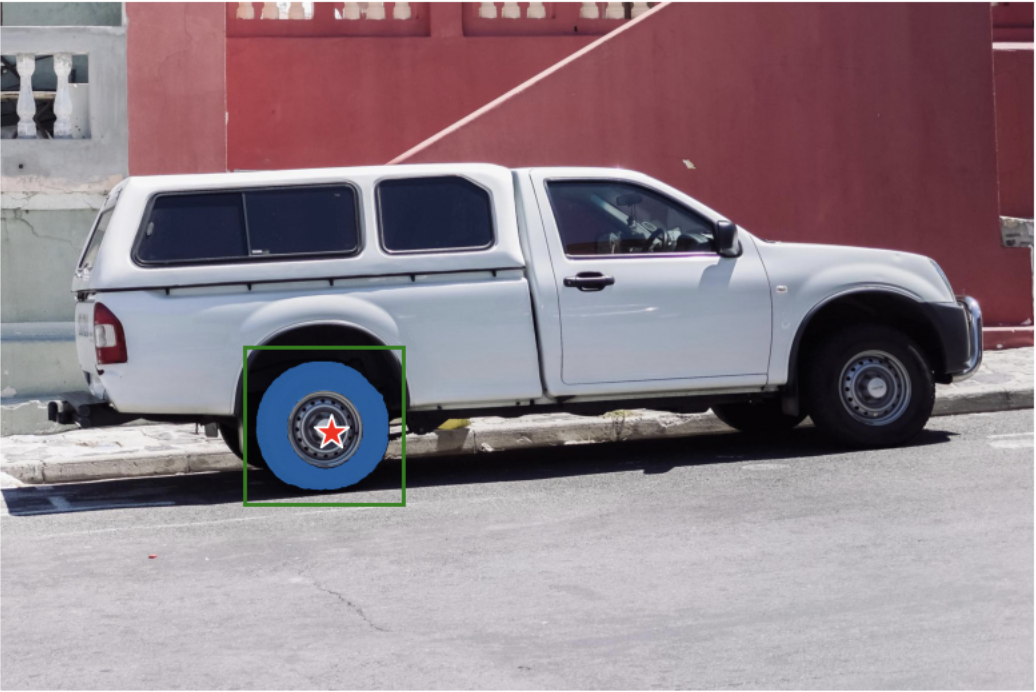
#> input picture SAM/assets/notebook1.png, 1036 x 692 px
$ python -i process_image.py   (imports and definitions only)   (older library calls are emulated)
#> lines starting #> are read from the running program, lines starting #| are printed output that depends on the picture
#> further down, picture is the input picture: shape (692, 1036, 3); mean B, G, R 136.9, 129.1, 144
from PIL import Image, ImageEnhance, ImageFilter, ImageOps
import numpy as np
from rembg import remove
import cv2
from typing import Tuple
from scipy import fftpack

# [52 lines left out: functions scale_brightness, scale_contrast, scale_blurness, scale_sharpness, convert_to_grayscale, convert_to_negative and 2 more, not called in this run]


def denoise_gaussian(image: np.ndarray) -> np.ndarray:
    image = cv2.GaussianBlur(image, (5,5), 0)
    return image


def edge_sobel(image: np.ndarray, scale = 1, delta = 0, ddepth = cv2.CV_16S) -> np.ndarray:
#> called with scale = 1, delta = 0, ddepth = 3
    src = cv2.GaussianBlur(image, (3, 3), 0)
    gray = cv2.cvtColor(src, cv2.COLOR_BGR2GRAY)
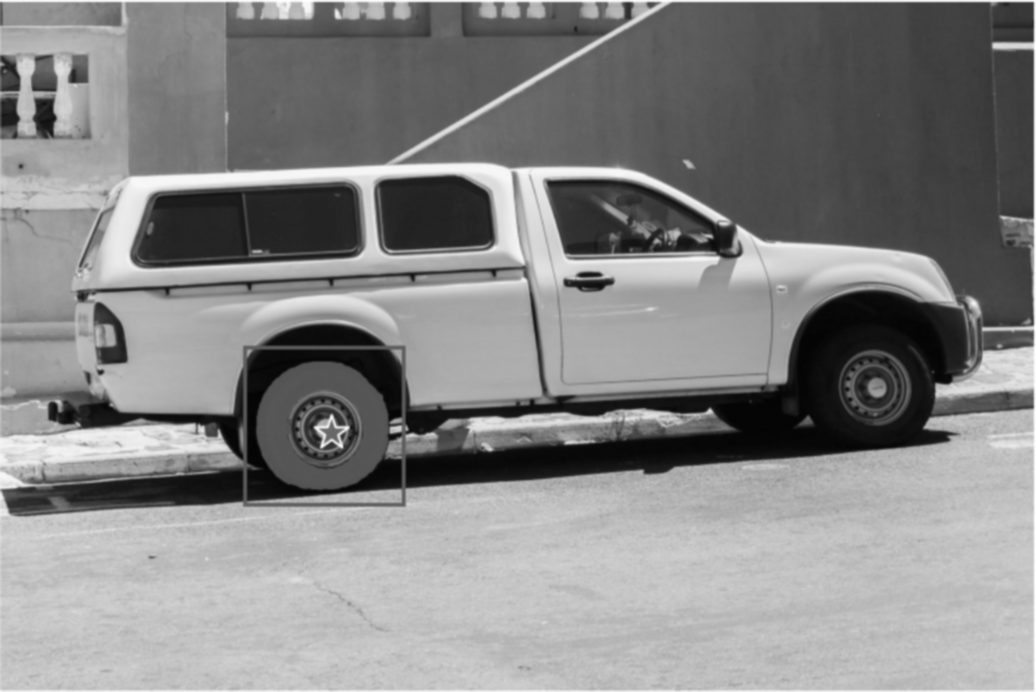
#> gray: shape (692, 1036); min 3, max 255, mean 134.5
    grad_x = cv2.Sobel(gray, ddepth, 1, 0, ksize=3, scale=scale, delta=delta, borderType=cv2.BORDER_DEFAULT)
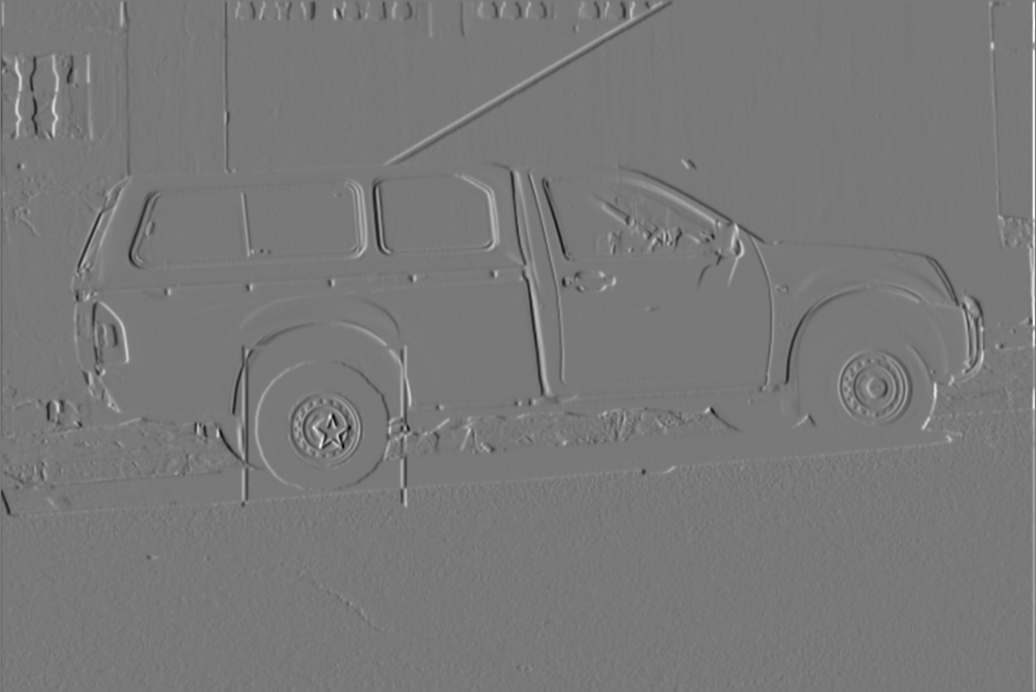
#> grad_x: shape (692, 1036) int16; min -543, max 600, mean 0.5; drawn with min black and max white
    grad_y = cv2.Sobel(gray, ddepth, 0, 1, ksize=3, scale=scale, delta=delta, borderType=cv2.BORDER_DEFAULT)
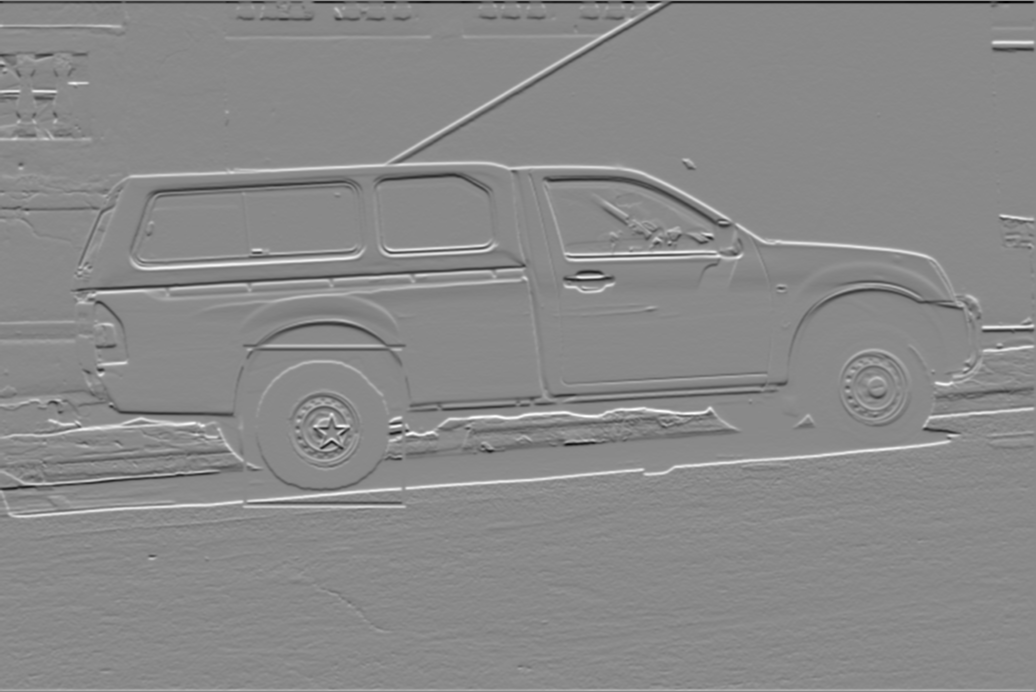
#> grad_y: shape (692, 1036) int16; min -604, max 515, mean 0; drawn with min black and max white
    abs_grad_x = cv2.convertScaleAbs(grad_x)
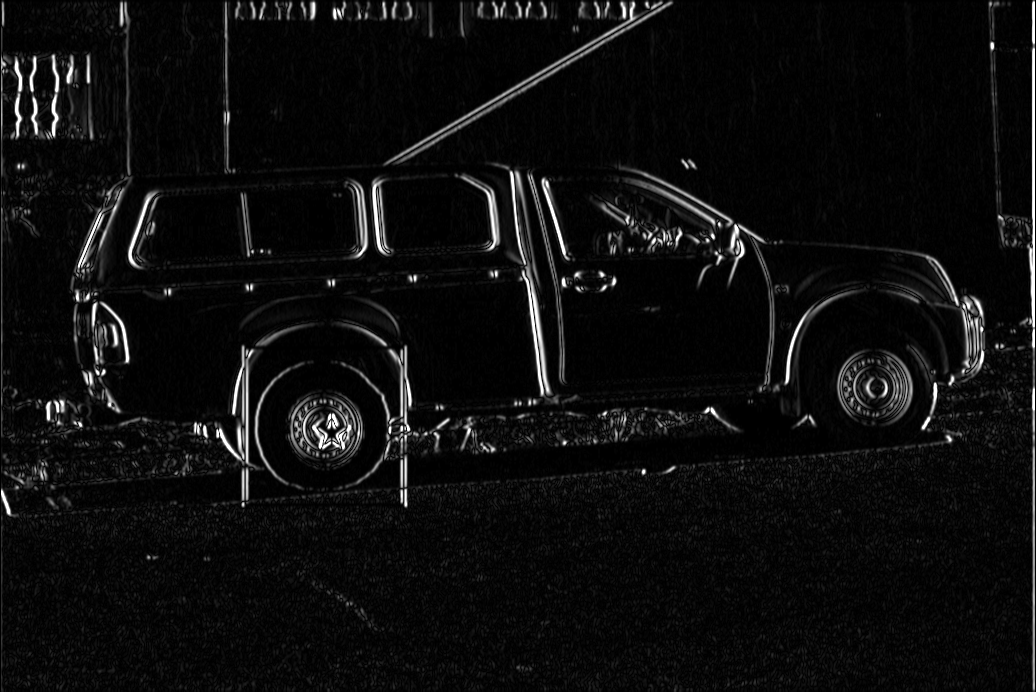
#> abs_grad_x: shape (692, 1036); min 0, max 255, mean 13.6
    abs_grad_y = cv2.convertScaleAbs(grad_y)
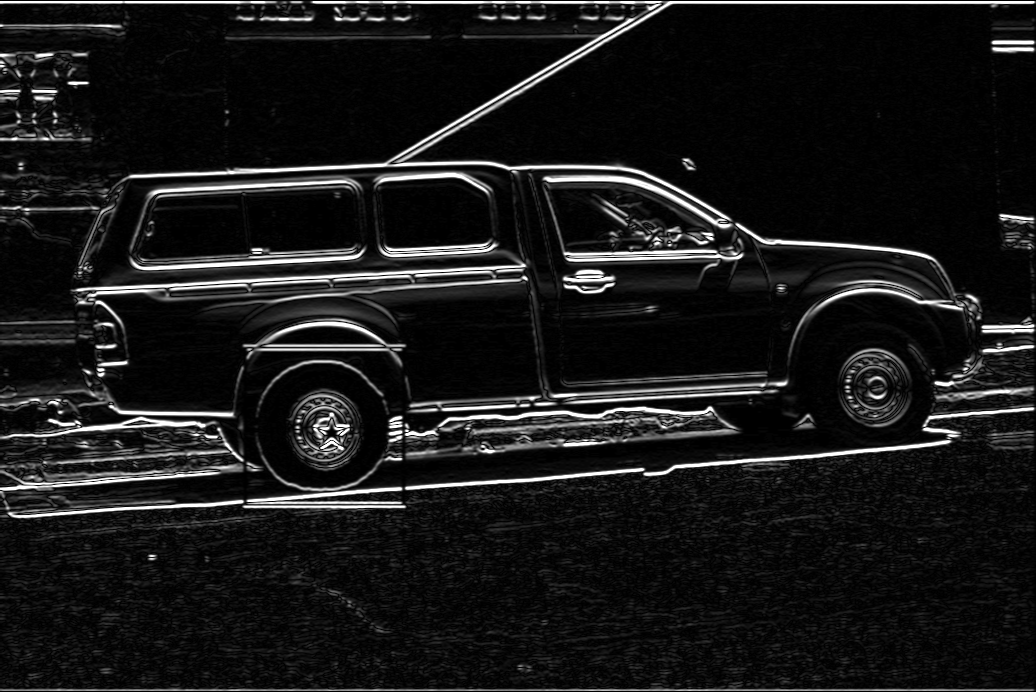
#> abs_grad_y: shape (692, 1036); min 0, max 255, mean 24.8
    grad = cv2.addWeighted(abs_grad_x, 0.5, abs_grad_y, 0.5, 0)
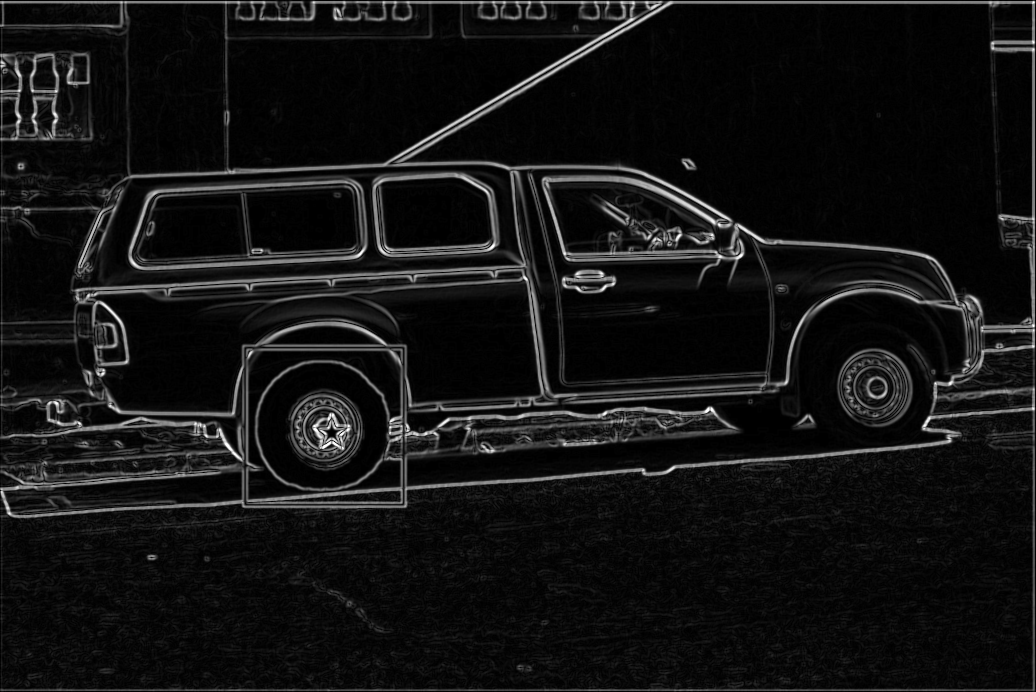
#> grad: shape (692, 1036); min 0, max 255, mean 19.2
    grad = cv2.cvtColor(grad, cv2.COLOR_GRAY2BGR)
#> grad: shape (692, 1036, 3)
    return grad

# [6 lines left out: function edge_canny, not called in this run]

def horizontal_flip(image: np.ndarray) -> np.ndarray:
    return cv2.flip(image, 1)


def vertical_flip(image: np.ndarray) -> np.ndarray:
    return cv2.flip(image, 0)


def rotate_clockwise(image: np.ndarray, angle: float) -> np.ndarray:
    return rotate_counter_clockwise(image, -angle)


# [53 lines left out: functions rotate_counter_clockwise, zoom, forebackground_segment, balance_histogram, img_to_sketch, not called in this run]

>>> import cv2
>>> picture = cv2.imread('../../../../SAM/assets/notebook1.png')
>>> result = edge_sobel(picture)

$ run again, on SAM/assets/notebook2.png
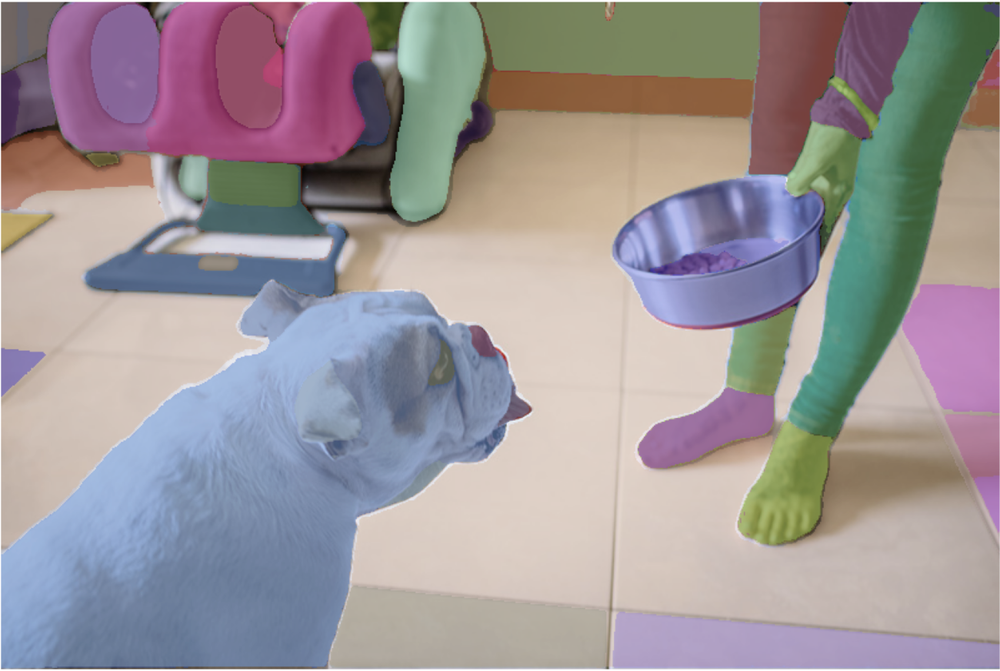
#> input picture SAM/assets/notebook2.png, 1000 x 671 px, shrunk from 1300 x 872 before the run
#> picture is the input picture: shape (671, 1000, 3); mean B, G, R 152.4, 149, 156.6
#> in edge_sobel, `grad_y = cv2.Sobel(gray, ddepth, 0, 1, ksize=3, scale=scale, delta=del..`:
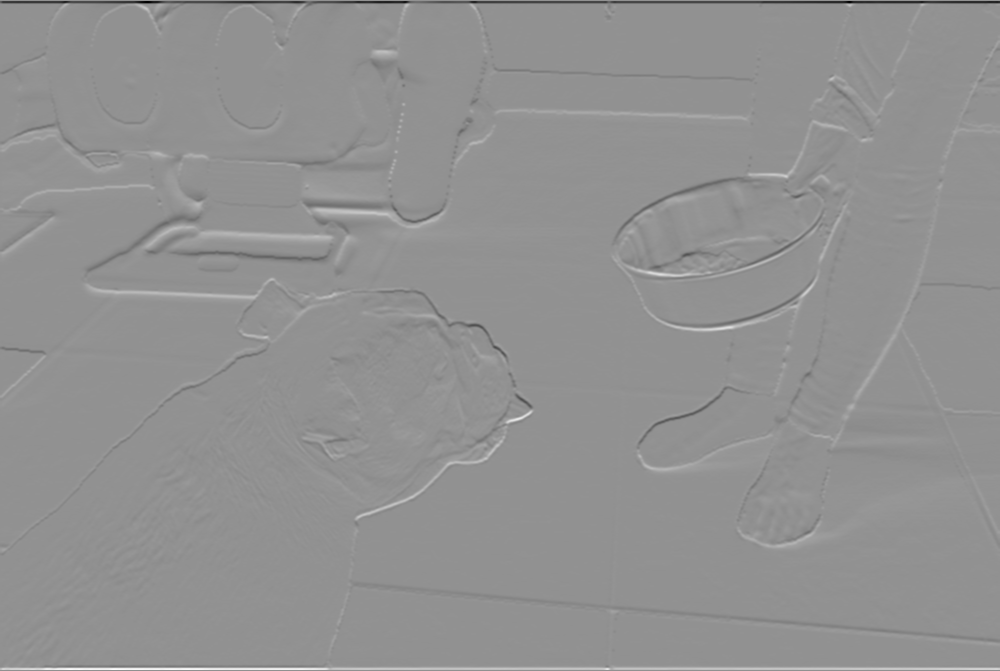
#> grad_y: shape (671, 1000) int16; min -675, max 504, mean 0; drawn with min black and max white
#> in edge_sobel, `grad = cv2.addWeighted(abs_grad_x, 0.5, abs_grad_y, 0.5, 0)`:
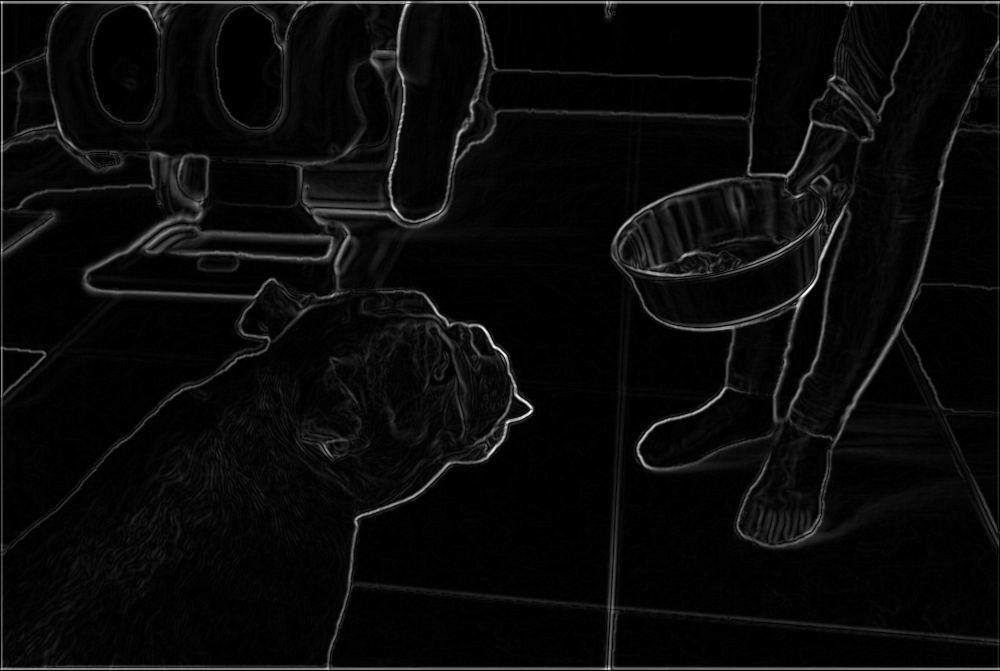
#> grad: shape (671, 1000); min 0, max 255, mean 9.9
